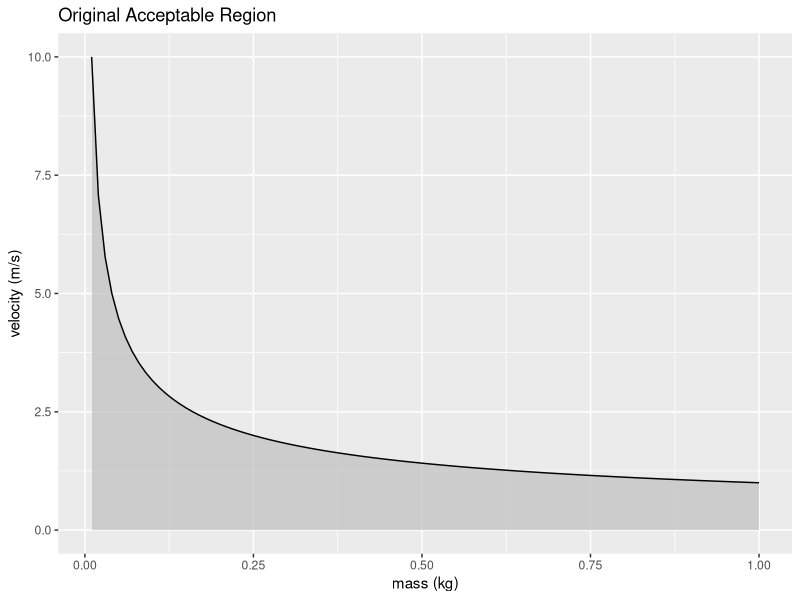
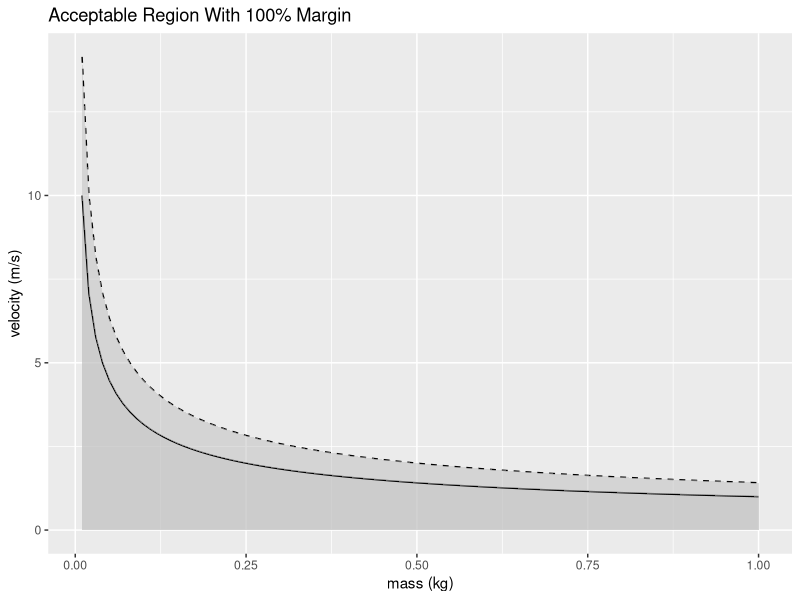
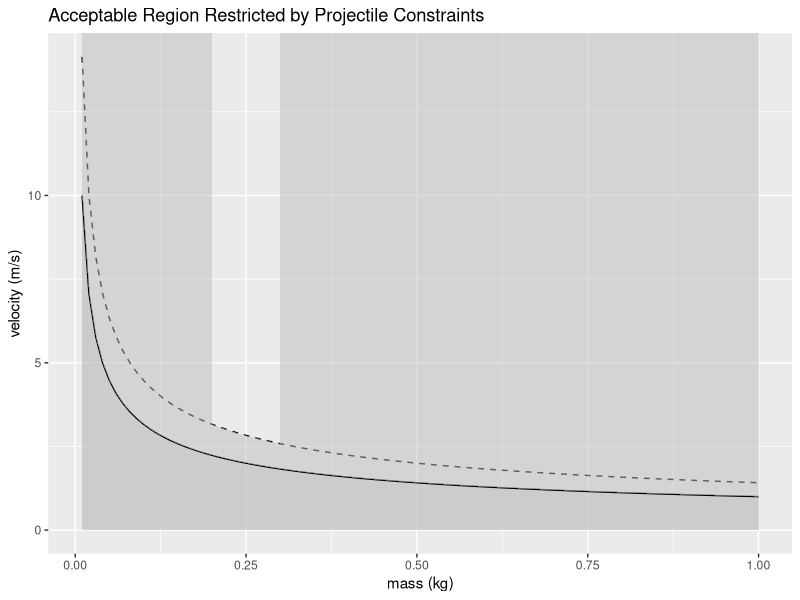
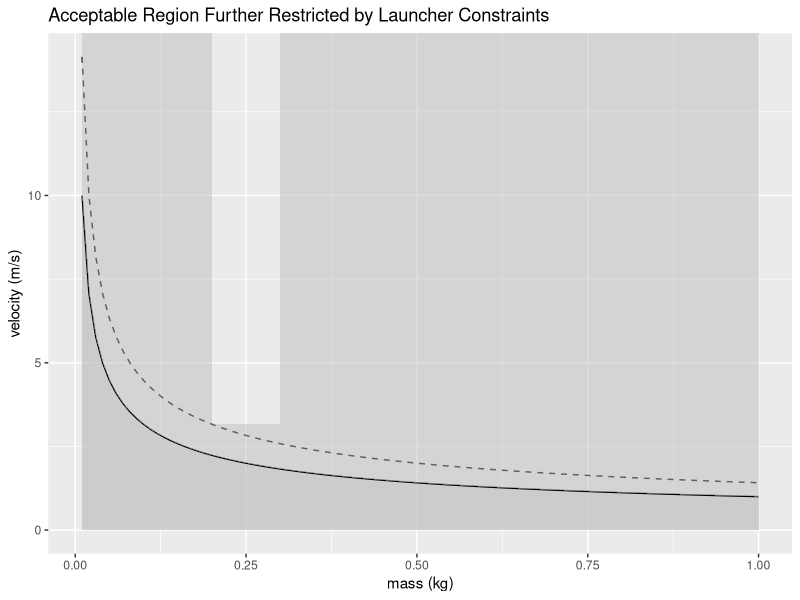
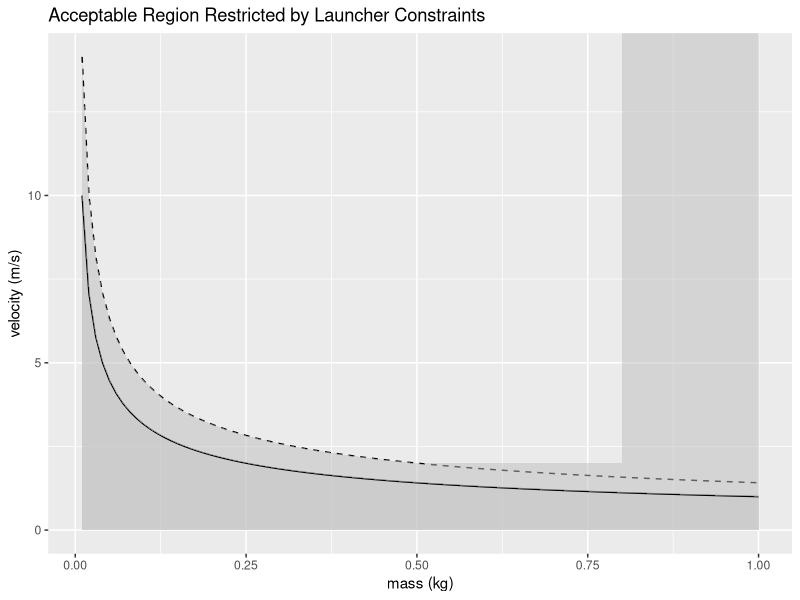
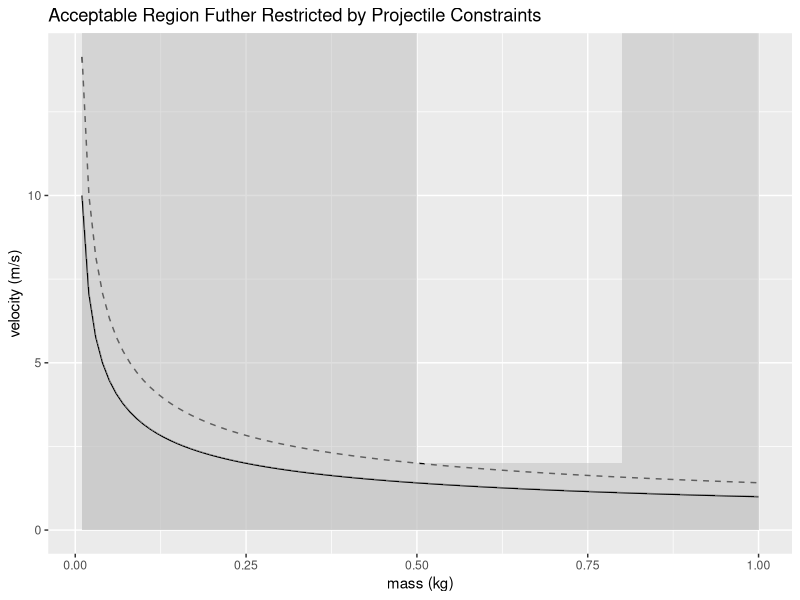

R code for these plots, in order:
## ---- chunk 1
#| echo: false
suppressMessages({library(ggplot2); library(tidyverse)})
df <- data.frame(m = seq(from = 1e-2, to = 1, length.out = 100)) |> mutate(v = sqrt(1 / m))
p1 <- ggplot(data = df) +
  xlab("mass (kg)") + 
  ylab("velocity (m/s)") +
  geom_ribbon(aes(x = m, ymin = 0, ymax = v), fill = "grey", alpha = 0.7) +
  geom_line(aes(x = m, y = v))
p1 + ggtitle("Original Acceptable Region")
## ---- chunk 2
#| echo: false
df2 <- mutate(df, vm = sqrt(2) * v)
p2 <- p1 + geom_line(data = df2, mapping = aes(x = m, y = vm), linetype = "dashed") +
  geom_ribbon(data = df2, aes(x = m, ymin = v, ymax = vm), fill = "grey", alpha = 0.5)
p2 + ggtitle("Acceptable Region With 100% Margin")
## ---- chunk 3
#| echo: false
p3 <- p2 + 
      geom_ribbon(data = filter(df2, m <= 0.2), aes(x = m, ymin = vm, ymax = Inf), fill = "grey", alpha = 0.5) +
      geom_ribbon(data = filter(df2, m >= 0.3), aes(x = m, ymin = vm, ymax = Inf), fill = "grey", alpha = 0.5)
p3 + ggtitle("Acceptable Region Restricted by Projectile Constraints")
## ---- chunk 4
#| echo: false
yr <- sqrt(2/.2)
p4 <- p3 + 
      geom_ribbon(data = filter(df2, m >= 0.2 & m <= 0.3), aes(x = m, ymin = vm, ymax = yr), fill= "grey", alpha = 0.5)
p4 + ggtitle("Acceptable Region Further Restricted by Launcher Constraints")
## ---- chunk 5
#| echo: false
p4 <- p2 + 
      geom_ribbon(data = filter(df2, vm <= 2), aes(x = m, ymin = vm, ymax = 2), fill = "grey", alpha = 0.5) +
      geom_ribbon(data = filter(df2, m >= 0.8), aes(x = m, ymin = 2, ymax = Inf), fill = "grey", alpha = 0.5)
p4 + ggtitle("Acceptable Region Restricted by Launcher Constraints")
## ---- chunk 6
#| echo: false
p5 <- p4 + 
      geom_ribbon(data = filter(df2, m <= 0.5), aes(x = m, ymin = vm, ymax = Inf), fill = "grey", alpha = 0.5)
p5 + ggtitle("Acceptable Region Futher Restricted by Projectile Constraints")
